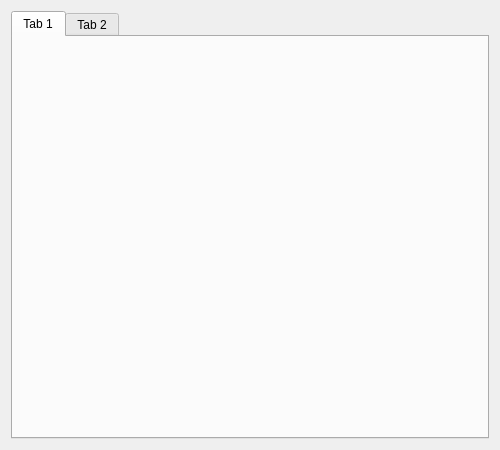
<?xml version="1.0" encoding="UTF-8"?>
<ui version="4.0">
 <class>Monitor</class>
 <widget class="QDialog" name="Monitor">
  <property name="geometry">
   <rect>
    <x>0</x>
    <y>0</y>
    <width>500</width>
    <height>450</height>
   </rect>
  </property>
  <property name="windowTitle">
   <string>Dialog</string>
  </property>
  <layout class="QVBoxLayout" name="verticalLayout">
   <item>
    <widget class="QTabWidget" name="tabWidget">
     <property name="currentIndex">
      <number>0</number>
     </property>
     <widget class="QWidget" name="tab">
      <attribute name="title">
       <string>Tab 1</string>
      </attribute>
     </widget>
     <widget class="QWidget" name="tab_2">
      <attribute name="title">
       <string>Tab 2</string>
      </attribute>
     </widget>
    </widget>
   </item>
  </layout>
 </widget>
 <resources/>
 <connections/>
</ui>
